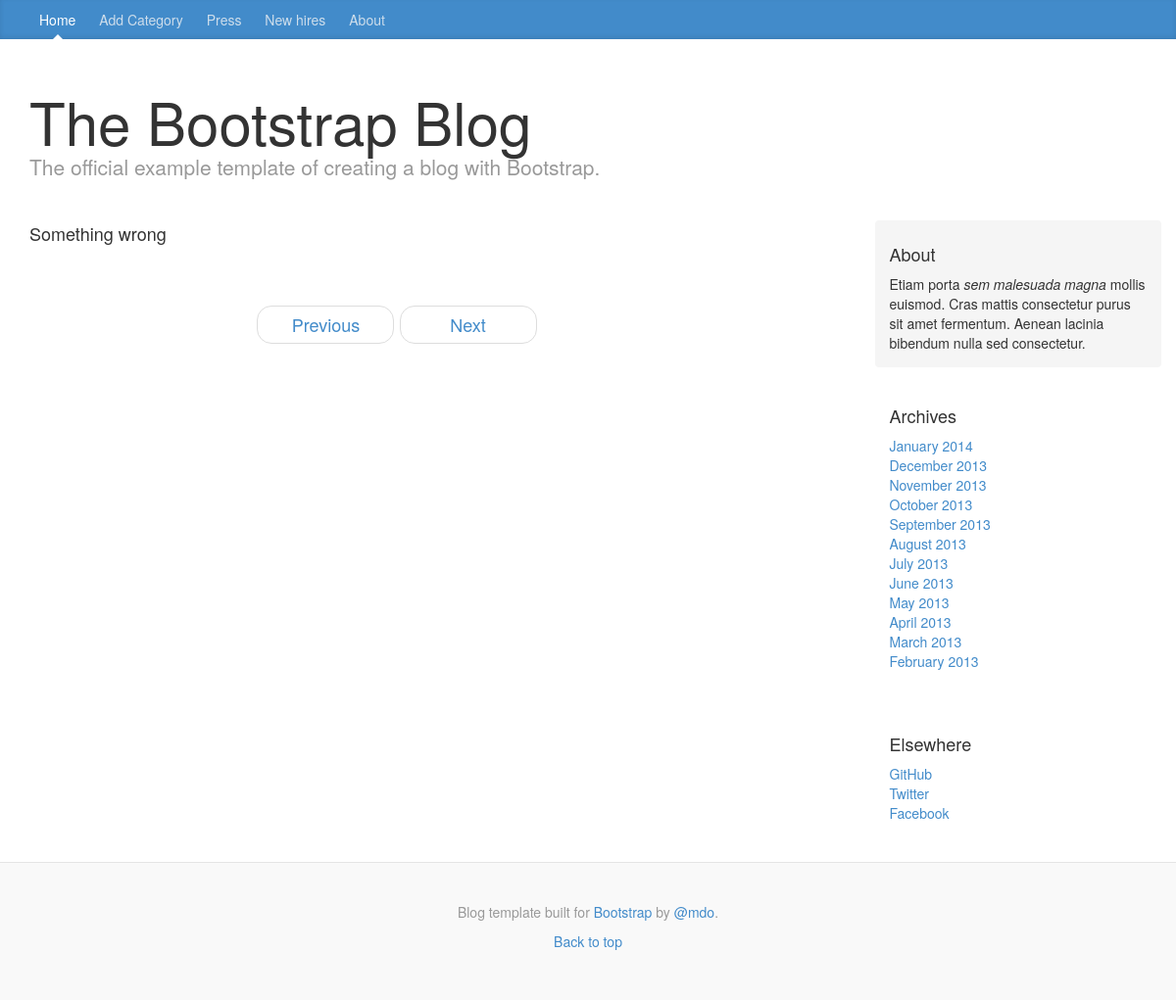
/blog/, run on an earlier commit of the app's database.
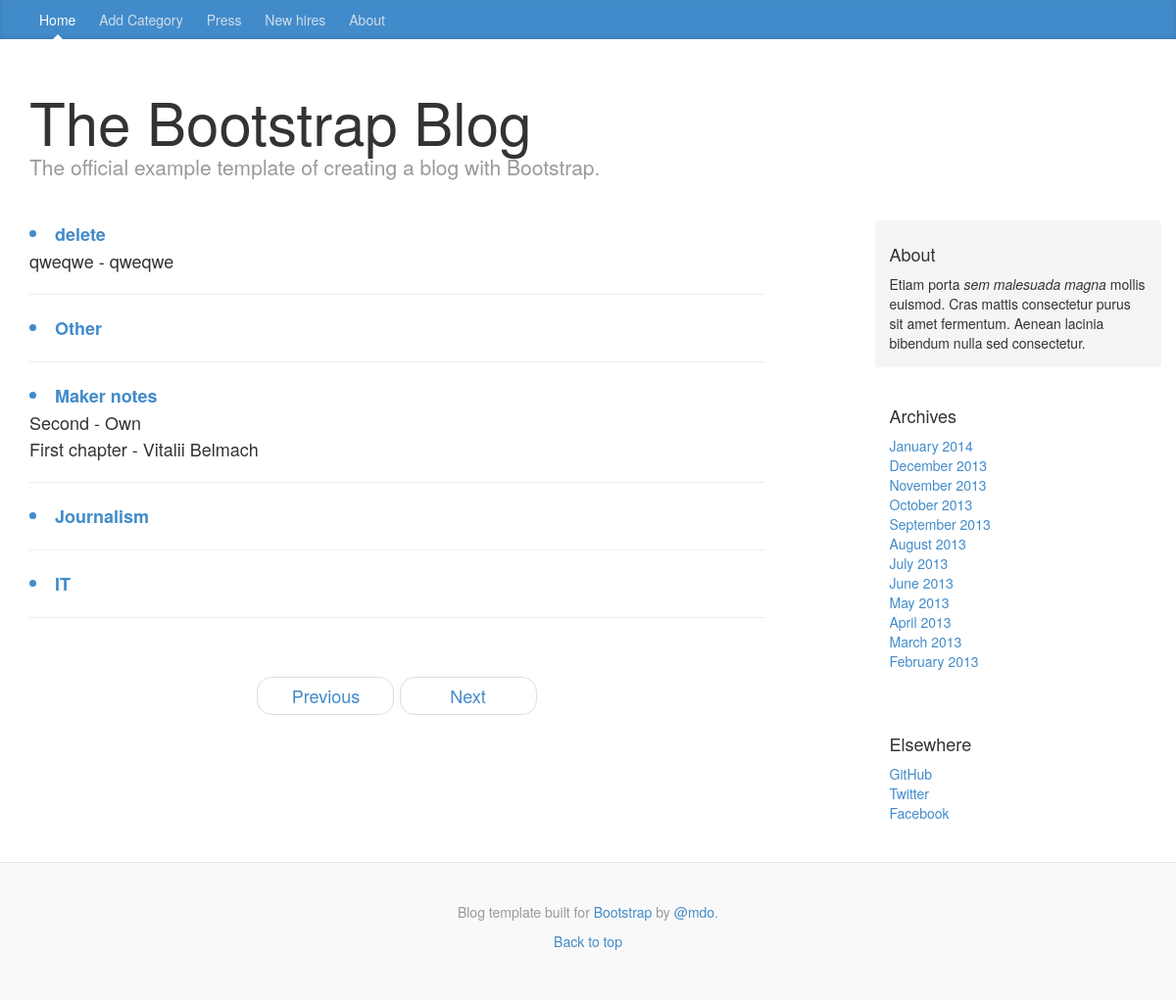
And on a later commit of the database.
### blog/models.py (models this page shows, shortened)
class Category(models.Model):
    name = models.CharField(max_length=256,unique=True)
    slug = models.SlugField(unique=True)
    class Meta:
        verbose_name_plural = 'categories'

class Page(models.Model):
    category = models.ForeignKey(Category)
    title = models.CharField(max_length=128)
    author = models.CharField(max_length=128)
    date_print = models.DateField(auto_now_add=True)
    content = models.CharField(max_length=5000)

### blog/views.py (the view)
def index(request):
    category_list = Category.objects.order_by('-name')[:5]
    page_list = Page.objects.order_by('-title')[:5]
    context_dict = {'message':"Vitalii",'categories':category_list,'pages':page_list}
    return render(request,'blog/index.html',context_dict)

### template/blog/index.html (shortened to what this page needs)
{% extends 'blog/base.html' %}
{% block body_block %}
    <div class="blog-post">
        {% if categories %}
            {% for category  in categories %}
                <a href="{% url 'show_category' category.slug  %}"><li><strong>{{ category.name }}</strong></li></a>
                {% if pages %}
                        {% for page in pages %}
                            {% if page.category == category %}
                                {{ page.title }} - {{ page.author }}<br>
                            {% endif %}
                        {% endfor %} <hr>
                {% endif %}
            {% endfor %}
        {% else %}
            Something wrong
        {% endif %}
    </div>
  <ul class="pager">
    <li><a href="#">Previous</a></li>
    <li><a href="#">Next</a></li>
  </ul>
{% endblock %}

### template/blog/base.html (shortened to what this page needs)
<!DOCTYPE html>
{% load staticfiles %}
<html lang="en"><head><meta http-equiv="Content-Type" content="text/html; charset=UTF-8">
    <link href="{% static 'css/blog.css'%}" rel="stylesheet">
    <link href="{% static 'css/bootstrap.min.css' %}" rel="stylesheet">
  <style id="holderjs-style" type="text/css"></style></head>
  <body>
    <div class="blog-masthead">
      <div class="container">
        <nav class="blog-nav">
          <a class="blog-nav-item active" href="{% url 'blog' %}">Home</a>
          <a class="blog-nav-item" href="{% url 'add_category' %}">Add Category</a>
          <a class="blog-nav-item" href="#">Press</a>
          <a class="blog-nav-item" href="#">New hires</a>
          <a class="blog-nav-item" href="#">About</a>
        </nav>
      </div>
    </div>
  <div class="container">
      <div class="blog-header">
        <h1 class="blog-title">The Bootstrap Blog</h1>
        <p class="lead blog-description">The official example template of creating a blog with Bootstrap.</p>
      </div>
      <div class="row">
        <div class="col-sm-8 blog-main">
            {% block body_block %}
            {% endblock %}
        </div>
        <div class="col-sm-3 col-sm-offset-1 blog-sidebar">
          <div class="sidebar-module sidebar-module-inset">
            <h4>About</h4>
            <p>Etiam porta <em>sem malesuada magna</em> mollis euismod. Cras mattis consectetur purus sit amet fermentum. Aenean lacinia bibendum nulla sed consectetur.</p>
          </div>
          <div class="sidebar-module">
            <h4>Archives</h4>
            <ol class="list-unstyled">
              <li><a href="#">January 2014</a></li>
              <li><a href="#">December 2013</a></li>
              <li><a href="#">November 2013</a></li>
              <li><a href="#">October 2013</a></li>
              <li><a href="#">September 2013</a></li>
              <li><a href="#">August 2013</a></li>
              <li><a href="#">July 2013</a></li>
              <li><a href="#">June 2013</a></li>
              <li><a href="#">May 2013</a></li>
              <li><a href="#">April 2013</a></li>
              <li><a href="#">March 2013</a></li>
              <li><a href="#">February 2013</a></li>
            </ol>
          </div>
          <div class="sidebar-module">
            <h4>Elsewhere</h4>
            <ol class="list-unstyled">
              <li><a href="#">GitHub</a></li>
              <li><a href="#">Twitter</a></li>
              <li><a href="#">Facebook</a></li>
            </ol>
          </div>
        </div>
      </div>
    </div>
    <div class="blog-footer">
      <p>Blog template built for <a href="#">Bootstrap</a> by <a href="#">@mdo</a>.</p>
      <p>
        <a href="#">Back to top</a>
      </p>
    </div>
</body>
</html>

### static/css/blog.css (style rules this page uses)
body { font-family: Georgia, "Times New Roman", Times, serif; color: #555; }
h1, .h1, h2, .h2, h3, .h3, h4, .h4, h5, .h5, h6, .h6 { margin-top: 0; font-family: "Helvetica Neue", Helvetica, Arial, sans-serif; font-weight: normal; color: #333; }
@media (min-width: 1200px) { .container { width: 970px; } }
.blog-masthead { background-color: #428bca; box-shadow: inset 0 -2px 5px rgba(0,0,0,.1); }
.blog-nav-item { position: relative; display: inline-block; padding: 10px; font-weight: 500; color: #cdddeb; }
.blog-nav .active { color: #fff; }
.blog-nav .active:after { position: absolute; bottom: 0; left: 50%; width: 0; height: 0; margin-left: -5px; vertical-align: middle; content: " "; border-right: 5px solid transparent; border-bottom: 5px solid; border-left: 5px solid transparent; }
.blog-header { padding-top: 20px; padding-bottom: 20px; }
.blog-title { margin-top: 30px; margin-bottom: 0; font-size: 60px; font-weight: normal; }
.blog-description { font-size: 20px; color: #999; }
.blog-main { font-size: 18px; line-height: 1.5; }
.sidebar-module { padding: 15px; margin: 0 -15px 15px; }
.sidebar-module-inset { padding: 15px; background-color: #f5f5f5; border-radius: 4px; }
.sidebar-module-inset p:last-child, .sidebar-module-inset ul:last-child, .sidebar-module-inset ol:last-child { margin-bottom: 0; }
.pager { margin-bottom: 60px; text-align: left; }
.pager > li > a { width: 140px; padding: 10px 20px; text-align: center; border-radius: 30px; }
.blog-post { margin-bottom: 60px; }
.blog-footer { padding: 40px 0; color: #999; text-align: center; background-color: #f9f9f9; border-top: 1px solid #e5e5e5; }

What changed in the data, as far as the page shows it:
added Category: name "delete"
added Page: title "qweqwe", author "qweqwe", shown under "delete"
added Category: name "Other"
added Category: name "Maker notes"
added Page: title "Second", author "Own", shown under "Maker notes"
added Page: title "First chapter", author "Vitalii Belmach", shown under "Maker notes"
added Category: name "Journalism"
added Category: name "IT"
Also different on the page:
text no longer shown: "Something wrong"
